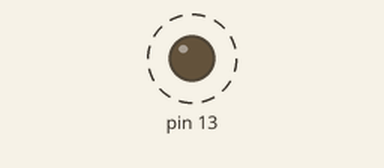
The sketch below on a simulated Arduino Uno, built with avr-gcc and run on an emulated ATmega328P. Parts: output pins drawn as LEDs (lit = HIGH). Dashed ring = blinking. No radio packets arrive unless stated; what the sketch prints to the serial monitor is not drawn.

Above: at 0.3 s.
Timing chart, 0 to 3.0 s (numbered marks = the images above):
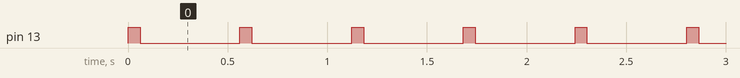

The sketch:

transmitter.ino
```cpp
// (licence header left out)
#include <VirtualWire.h>
void setup()
{
    Serial.begin(9600);   // Debugging only
    Serial.println("setup");
    pinMode(13, OUTPUT);
    // Initialise the IO and ISR
    //vw_set_tx_pin(1);
    vw_set_ptt_inverted(true); // Required for DR3100
    vw_setup(2000);      // Bits per sec
}
void loop()
{
    char msg[50];
    String bigString = "";

    int sensor_int = 10;

    bigString += sensor_int;
    bigString += '/';
    bigString += 200;

    Serial.print("string val: ");
    Serial.println(bigString);

    bigString.toCharArray(msg, 50);

    Serial.print("char val: ");
    Serial.println(msg);

    digitalWrite(13, HIGH); // Flash a light to show transmitting
    vw_send((uint8_t *)msg, strlen(msg));
    vw_wait_tx(); // Wait until the whole message is gone
    digitalWrite(13, LOW);
    delay(500);
}
```

Measured:
- by itself, pin 13: alternates HIGH for 0.06 s and LOW for 0.50 s
